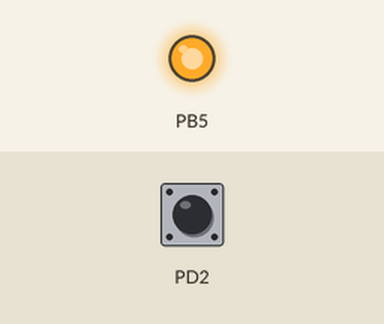
Bench run of a program on a simulated ATmega328P, built with avr-gcc and emulated at 16 MHz. On the bench: output pins drawn as LEDs (lit = HIGH). The test bench sets the inputs (shaded band); at power-on: PD2 HIGH.

Above: at 1.2 s.
1.3 s: PD2 pulled LOW for 0.15 s
At 1.9 s:
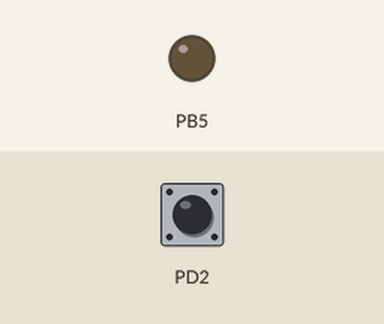
2.9 s: PD2 pulled LOW for 1 s
At 4.3 s:
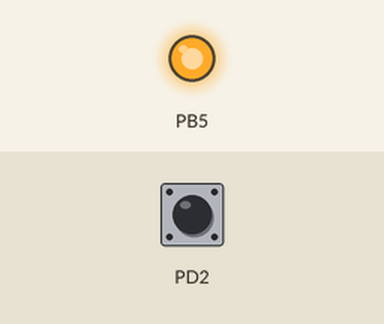
5.4 s: PD2 pulled LOW for 3.2 s
At 6.2 s:
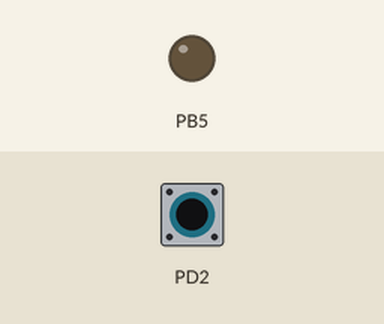
Timing chart, 0 to 8.4 s (numbered marks = the images above; inputs shaded):
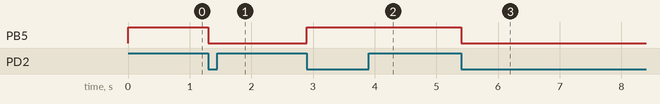

Measured:
- after the input at 1.3 s, PB5: HIGH → LOW at once
- after the input at 2.9 s, PB5: LOW → HIGH at once
- after the input at 5.4 s, PB5: HIGH → LOW at once

The program:

main.cpp
```cpp
/*
 * main.cpp
 *
 *  Created on: Nov 24, 2015
 *      Author: Thiago  <thiagomallon@gmail.com>
 *
 * Implemento uso de Interrupções Externas pelo registrador INT0. A vantagem da interrupção externa pelo INT0 é que pode-se
 * configurar em qual borda ou estado será gerada a interrupção através dos bits ISC00 e ISC01 do registrador EICRA, porém,
 * a interrupção externa do INT0 resume a apenas o pino PD2.
 */

#ifndef _AVR_IO_H_
#include <avr/io.h>
#endif

#ifndef _AVR_INTERRUPT_H_
#include <avr/interrupt.h>
#endif

#ifndef PINSMALLON_H_
#include "Pins.h"
#endif

Pins pins;

int main(void) {
	pins.buttonConfig(); // método configura pinos de botões
	pins.ledConfig(); // método configura pino de led
	sei(); // habilita interrupções globais
	do {
	} while (1);
	return 0;
}

ISR(INT0_vect) {
	PORTB ^= (1 << PB5); // inverte estado lógico do pino
}
```

Pins.cpp
```cpp
/*
 * Pins.cpp
 *
 *  Created on: Nov 24, 2015
 *      Author: Thiago  <thiagomallon@gmail.com>
 */

#ifndef PINS_H_
#include "Pins.h"
#endif

/**
 * buttonsConfig method sets up INT0 configs.
 */
void Pins::buttonConfig(void) {
	DDRD &= ~(1 << DDD2); // pino como entrada
	PORTD |= (1 << PD2); // nível lógico alto
	EIMSK |= (1 << INT0); // habilita interrupções externas do INT0 (pino PD2)
	EICRA = ((EICRA & ~(1 << ISC00)) | (1 << ISC01)); // interrupção no INT0 será por borda de descida
}

void Pins::ledConfig(void) {
	DDRB |= (1 << DDB5); // pino como saída
	PORTB |= (1 << PB5); // nível lógico alto
}
```

Pins.h
```cpp
/*
 * Pins.h
 *
 *  Created on: Nov 24, 2015
 *      Author: Thiago Mallon <thiagomallon@gmail.com>
 */

#ifndef PINS_H_
#define PINS_H_

#ifndef _AVR_IO_H_
#include <avr/io.h>
#endif

class Pins {
public:
	void buttonConfig(void);
	void ledConfig(void);
};

#endif /* PINS_H_ */
```
